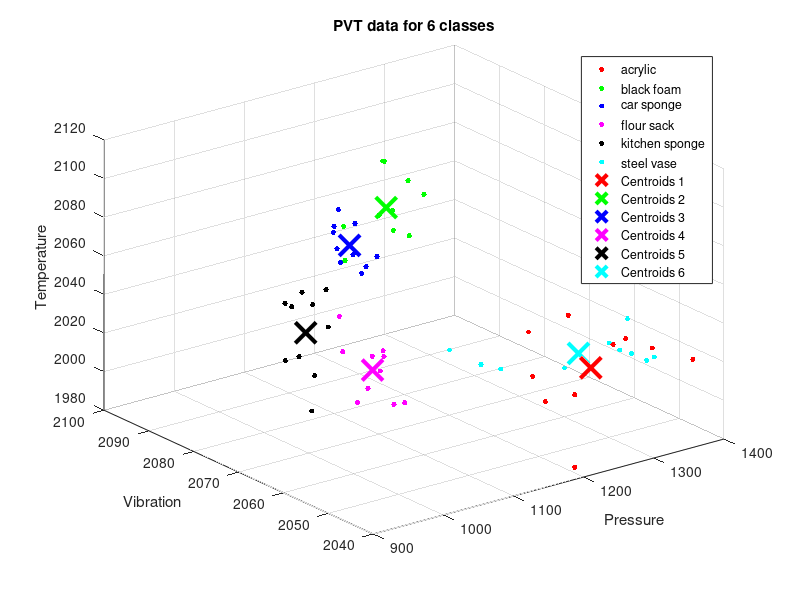
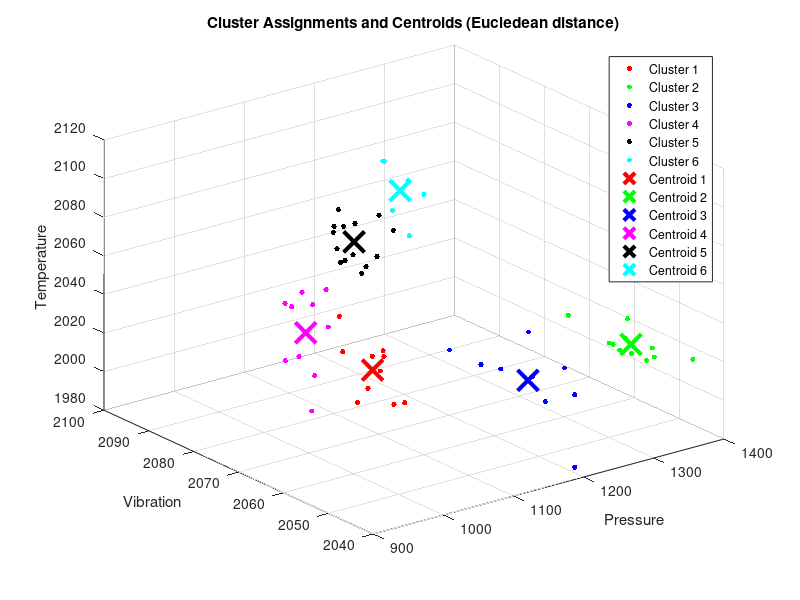
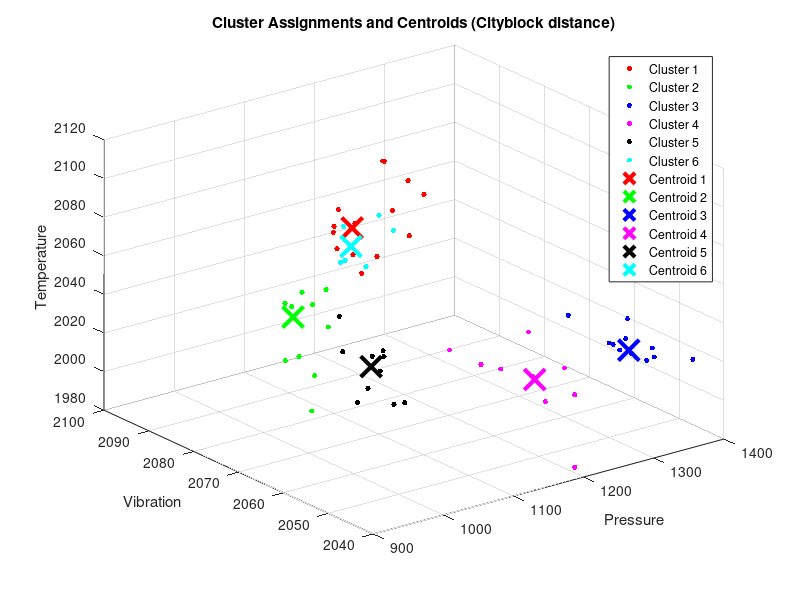

Write MATLAB code to recreate these figures, in order. (Note: this script raises an error after producing the figures.)
%% Initialization
clc;
clear;
close all;
rng(5)

%% load data
load('PR_CW_DATA_2021/F0_PVT.mat');
colors = ['r', 'g', 'b', 'm', 'k', 'c'];
colors_Mean = ['rx', 'gx', 'bx', 'mx', 'kx', 'cx'];
P=[];
V=[];
T=[];
for i = 1:6
    P= [P Pressure(i,:)];
    V =[V Vibration(i,:)];
    T =[T Temperature(i,:)];
end
PVT=[P;V;T]';  % 60*3

% calculate mean of each cluster
mean_acrylic=mean(PVT(1:10,:));   % 1*3
mean_black_foam=mean(PVT(11:20,:));
mean_car_sponge=mean(PVT(21:30,:));
mean_flour_sack=mean(PVT(31:40,:));
mean_kitchen_sponge=mean(PVT(41:50,:));
mean_steel_vase=mean(PVT(51:60,:));
Mean=[mean_acrylic;mean_black_foam;mean_car_sponge;mean_flour_sack;mean_kitchen_sponge;mean_steel_vase];


%% visualise the original classes

% figure;

% for i=1:6
%    scatter3(PVT(10*(i-1)+1:(10*i),1),PVT(10*(i-1)+1:(10*i),2),PVT(10*(i-1)+1:(10*i),3),colors(i),'filled');
%    hold on
% end
%
% for i=1:6
%    scatter3(Mean(i,1),Mean(i,2),Mean(i,3),150,colors_Mean(i));
%    hold on
% end
% hold off
% grid on
% xlabel('Pressure');
% ylabel('Vibration');
% zlabel('Temperature');
% legend('acrylic','black foam', 'car sponge','flour sack', 'kitchen sponge',...
%     'steel vase','Centroids')
% title('PVT data for 6 classes');

figure;
plot3(PVT(1:10,1),PVT(1:10,2),PVT(1:10,3),'r.','MarkerSize',12)
hold on
plot3(PVT(11:20,1),PVT(11:20,2),PVT(11:20,3),'g.','MarkerSize',12);
hold on
plot3(PVT(21:30,1),PVT(21:30,2),PVT(21:30,3),'b.','MarkerSize',12);
hold on
plot3(PVT(31:40,1),PVT(31:40,2),PVT(31:40,3),'m.','MarkerSize',12);
hold on
plot3(PVT(41:50,1),PVT(41:50,2),PVT(41:50,3),'k.','MarkerSize',12);
hold on
plot3(PVT(51:60,1),PVT(51:60,2),PVT(51:60,3),'c.','MarkerSize',12);
hold on
plot3(mean_acrylic(1),mean_acrylic(2),mean_acrylic(3),'rx', 'MarkerSize',15,'LineWidth',3);
hold on
plot3(mean_black_foam(1),mean_black_foam(2),mean_black_foam(3),'gx', 'MarkerSize',15,'LineWidth',3);
hold on
plot3(mean_car_sponge(1),mean_car_sponge(2),mean_car_sponge(3),'bx', 'MarkerSize',15,'LineWidth',3);
hold on
plot3(mean_flour_sack(1),mean_flour_sack(2),mean_flour_sack(3),'mx', 'MarkerSize',15,'LineWidth',3);
hold on
plot3(mean_kitchen_sponge(1),mean_kitchen_sponge(2),mean_kitchen_sponge(3),'kx', 'MarkerSize',15,'LineWidth',3);
hold on
plot3(mean_steel_vase(1),mean_steel_vase(2),mean_steel_vase(3),'cx', 'MarkerSize',15,'LineWidth',3);
hold on

grid on
xlabel('Pressure');
ylabel('Vibration');
zlabel('Temperature');
legend('acrylic','black foam', 'car sponge','flour sack', 'kitchen sponge',...
    'steel vase','Centroids 1','Centroids 2','Centroids 3','Centroids 4','Centroids 5','Centroids 6')
title('PVT data for 6 classes');


%% k-mean algorithm (Eucledean distance)
[idx,C]=kmeans(PVT,6);  % applying k-means algorithm to classify data to 6 classes
figure;

plot3(PVT(idx==1,1),PVT(idx==1,2),PVT(idx==1,3),'r.','MarkerSize',12)
hold on
plot3(PVT(idx==2,1),PVT(idx==2,2),PVT(idx==2,3),'g.','MarkerSize',12)
hold on
plot3(PVT(idx==3,1),PVT(idx==3,2),PVT(idx==3,3),'b.','MarkerSize',12)
hold on
plot3(PVT(idx==4,1),PVT(idx==4,2),PVT(idx==4,3),'m.','MarkerSize',12)
hold on
plot3(PVT(idx==5,1),PVT(idx==5,2),PVT(idx==5,3),'k.','MarkerSize',12)
hold on
plot3(PVT(idx==6,1),PVT(idx==6,2),PVT(idx==6,3),'c.','MarkerSize',12)
hold on
plot3(C(1,1),C(1,2),C(1,3),'rx','MarkerSize',15,'LineWidth',3)
hold on
plot3(C(2,1),C(2,2),C(2,3),'gx','MarkerSize',15,'LineWidth',3)
hold on
plot3(C(3,1),C(3,2),C(3,3),'bx','MarkerSize',15,'LineWidth',3)
hold on
plot3(C(4,1),C(4,2),C(4,3),'mx','MarkerSize',15,'LineWidth',3)
hold on
plot3(C(5,1),C(5,2),C(5,3),'kx','MarkerSize',15,'LineWidth',3)
hold on
plot3(C(6,1),C(6,2),C(6,3),'cx','MarkerSize',15,'LineWidth',3)

hold off

grid on
title ('Cluster Assignments and Centroids (Eucledean distance)');
legend('Cluster 1','Cluster 2', 'Cluster 3','Cluster 4', 'Cluster 5',...
    'Cluster 6','Centroid 1','Centroid 2','Centroid 3','Centroid 4','Centroid 5','Centroid 6')
xlabel('Pressure');
ylabel('Vibration');
zlabel('Temperature');


%% k-mean algorithm (Cityblock distance)
[idx2,C2] = kmeans(PVT,6,'Distance','cityblock'); % applying k-means algorithm to classify data to 6 classes
figure;


plot3(PVT(idx2==1,1),PVT(idx2==1,2),PVT(idx2==1,3),'r.','MarkerSize',12)
hold on
plot3(PVT(idx2==2,1),PVT(idx2==2,2),PVT(idx2==2,3),'g.','MarkerSize',12)
hold on
plot3(PVT(idx2==3,1),PVT(idx2==3,2),PVT(idx2==3,3),'b.','MarkerSize',12)
hold on
plot3(PVT(idx2==4,1),PVT(idx2==4,2),PVT(idx2==4,3),'m.','MarkerSize',12)
hold on
plot3(PVT(idx2==5,1),PVT(idx2==5,2),PVT(idx2==5,3),'k.','MarkerSize',12)
hold on
plot3(PVT(idx2==6,1),PVT(idx2==6,2),PVT(idx2==6,3),'c.','MarkerSize',12)
hold on
plot3(C2(1,1),C2(1,2),C2(1,3),'rx','MarkerSize',15,'LineWidth',3)
hold on
plot3(C2(2,1),C2(2,2),C2(2,3),'gx','MarkerSize',15,'LineWidth',3)
hold on
plot3(C2(3,1),C2(3,2),C2(3,3),'bx','MarkerSize',15,'LineWidth',3)
hold on
plot3(C2(4,1),C2(4,2),C2(4,3),'mx','MarkerSize',15,'LineWidth',3)
hold on
plot3(C2(5,1),C2(5,2),C2(5,3),'kx','MarkerSize',15,'LineWidth',3)
hold on
plot3(C2(6,1),C2(6,2),C2(6,3),'cx','MarkerSize',15,'LineWidth',3)

hold off

grid on
title ('Cluster Assignments and Centroids (Cityblock distance)');
legend('Cluster 1','Cluster 2', 'Cluster 3','Cluster 4', 'Cluster 5',...
    'Cluster 6','Centroid 1','Centroid 2','Centroid 3','Centroid 4','Centroid 5','Centroid 6')
xlabel('Pressure');
ylabel('Vibration');
zlabel('Temperature');



%% bagging
load('Electrodes_PCA.mat');
% split 60% of the data as training data, 40% as test data
training_data = zeros(36, 3);
training_label = zeros(36, 1);
test_data = zeros(24, 3);
test_label = zeros(24, 1);

idx=randperm(10);
idx_train=idx(1:6);
idx_test=idx(7:10);

% split the training and testing sets
for i =1:6
    for j=1:3
        training_data((6*i)-5:6*i,j)=score(idx_train+(i-1)*10, j); % set the first 6 samples of each object as the training set
        test_data((4*i)-3:4*i, j) = score(idx_test+(i-1)*10, j);
    end
    training_label((6*i)-5:6*i) = i;
    test_label((4*i)-3:4*i) = i;
end

%% bagging operation

Mdl = TreeBagger(100, training_data, training_label, 'OOBPrediction', 'On');

%% 2-a   plot the OOB (out of bag error) to decide the number of trees
figure;

oobErrorBaggedEnsemble = oobError(Mdl);
plot(oobErrorBaggedEnsemble)
grid on
xlabel 'Number of grown trees';
ylabel 'Out-of-bag classification error';
title("OOB over the number of trees")

%% 2-b    visualise two of decision trees

Mdl1 = TreeBagger(17, training_data, training_label, 'OOBPrediction', 'On');

view(Mdl1.Trees{1}, 'Mode', 'graph')
view(Mdl1.Trees{2}, 'Mode', 'graph')

%% 2-c    run the trained model with the testing set
Fit = predict(Mdl1, test_data);  % test the trained model using testing set
Fit = cell2mat(Fit);
Predict_label=zeros(24,1);
for i = 1:24
    Predict_label(i,1) = str2double(Fit(i));  %  get the predicted label for tesing set
end
% generate the confusion matrix
Con_Mat = confusionmat(test_label, Predict_label);
figure;
confusionchart(Con_Mat)
title("Confusion Matrix Chart")
xlabel('Predicted class')
ylabel('True class')

